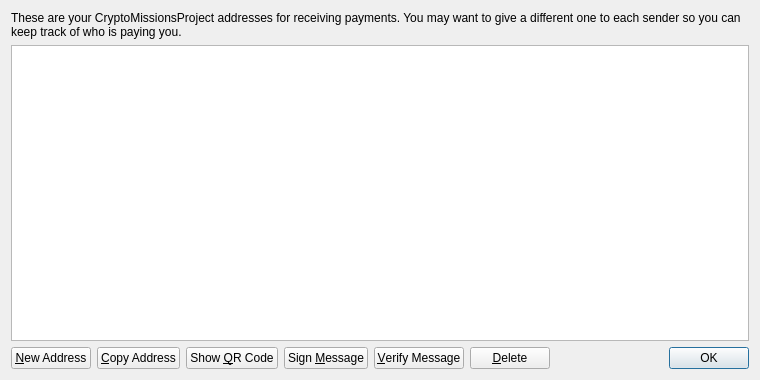
<?xml version="1.0" encoding="UTF-8"?>
<ui version="4.0">
 <class>AddressBookPage</class>
 <widget class="QWidget" name="AddressBookPage">
  <property name="geometry">
   <rect>
    <x>0</x>
    <y>0</y>
    <width>760</width>
    <height>380</height>
   </rect>
  </property>
  <property name="windowTitle">
   <string>Address Book</string>
  </property>
  <layout class="QVBoxLayout" name="verticalLayout">
   <item>
    <widget class="QLabel" name="labelExplanation">
     <property name="text">
      <string>These are your CryptoMissionsProject addresses for receiving payments. You may want to give a different one to each sender so you can keep track of who is paying you.</string>
     </property>
     <property name="textFormat">
      <enum>Qt::PlainText</enum>
     </property>
     <property name="wordWrap">
      <bool>true</bool>
     </property>
    </widget>
   </item>
   <item>
    <widget class="QTableView" name="tableView">
     <property name="contextMenuPolicy">
      <enum>Qt::CustomContextMenu</enum>
     </property>
     <property name="toolTip">
      <string>Double-click to edit address or label</string>
     </property>
     <property name="tabKeyNavigation">
      <bool>false</bool>
     </property>
     <property name="alternatingRowColors">
      <bool>true</bool>
     </property>
     <property name="selectionMode">
      <enum>QAbstractItemView::SingleSelection</enum>
     </property>
     <property name="selectionBehavior">
      <enum>QAbstractItemView::SelectRows</enum>
     </property>
     <property name="sortingEnabled">
      <bool>true</bool>
     </property>
     <attribute name="verticalHeaderVisible">
      <bool>false</bool>
     </attribute>
    </widget>
   </item>
   <item>
    <layout class="QHBoxLayout" name="horizontalLayout">
     <item>
      <widget class="QPushButton" name="newAddressButton">
       <property name="toolTip">
        <string>Create a new address</string>
       </property>
       <property name="text">
        <string>&amp;New Address</string>
       </property>
       <property name="icon">
        <iconset resource="../bitcoin.qrc">
         <normaloff>:/icons/add</normaloff>:/icons/add</iconset>
       </property>
      </widget>
     </item>
     <item>
      <widget class="QPushButton" name="copyToClipboard">
       <property name="toolTip">
        <string>Copy the currently selected address to the system clipboard</string>
       </property>
       <property name="text">
        <string>&amp;Copy Address</string>
       </property>
       <property name="icon">
        <iconset resource="../bitcoin.qrc">
         <normaloff>:/icons/editcopy</normaloff>:/icons/editcopy</iconset>
       </property>
      </widget>
     </item>
     <item>
      <widget class="QPushButton" name="showQRCode">
       <property name="text">
        <string>Show &amp;QR Code</string>
       </property>
       <property name="icon">
        <iconset resource="../bitcoin.qrc">
         <normaloff>:/icons/qrcode</normaloff>:/icons/qrcode</iconset>
       </property>
      </widget>
     </item>
     <item>
      <widget class="QPushButton" name="signMessage">
       <property name="toolTip">
        <string>Sign a message to prove you own a CryptoMissionsProject address</string>
       </property>
       <property name="text">
        <string>Sign &amp;Message</string>
       </property>
       <property name="icon">
        <iconset resource="../bitcoin.qrc">
         <normaloff>:/icons/edit</normaloff>:/icons/edit</iconset>
       </property>
      </widget>
     </item>
     <item>
      <widget class="QPushButton" name="verifyMessage">
       <property name="toolTip">
        <string>Verify a message to ensure it was signed with a specified CryptoMissionsProject address</string>
       </property>
       <property name="text">
        <string>&amp;Verify Message</string>
       </property>
       <property name="icon">
        <iconset resource="../bitcoin.qrc">
         <normaloff>:/icons/transaction_0</normaloff>:/icons/transaction_0</iconset>
       </property>
      </widget>
     </item>
     <item>
      <widget class="QPushButton" name="deleteButton">
       <property name="toolTip">
        <string>Delete the currently selected address from the list</string>
       </property>
       <property name="text">
        <string>&amp;Delete</string>
       </property>
       <property name="icon">
        <iconset resource="../bitcoin.qrc">
         <normaloff>:/icons/remove</normaloff>:/icons/remove</iconset>
       </property>
      </widget>
     </item>
     <item>
      <spacer name="horizontalSpacer">
       <property name="orientation">
        <enum>Qt::Horizontal</enum>
       </property>
       <property name="sizeHint" stdset="0">
        <size>
         <width>40</width>
         <height>20</height>
        </size>
       </property>
      </spacer>
     </item>
     <item>
      <widget class="QDialogButtonBox" name="buttonBox">
       <property name="sizePolicy">
        <sizepolicy hsizetype="Maximum" vsizetype="Fixed">
         <horstretch>0</horstretch>
         <verstretch>0</verstretch>
        </sizepolicy>
       </property>
       <property name="standardButtons">
        <set>QDialogButtonBox::Ok</set>
       </property>
      </widget>
     </item>
    </layout>
   </item>
  </layout>
 </widget>
 <resources>
  <include location="../bitcoin.qrc"/>
 </resources>
 <connections/>
</ui>
